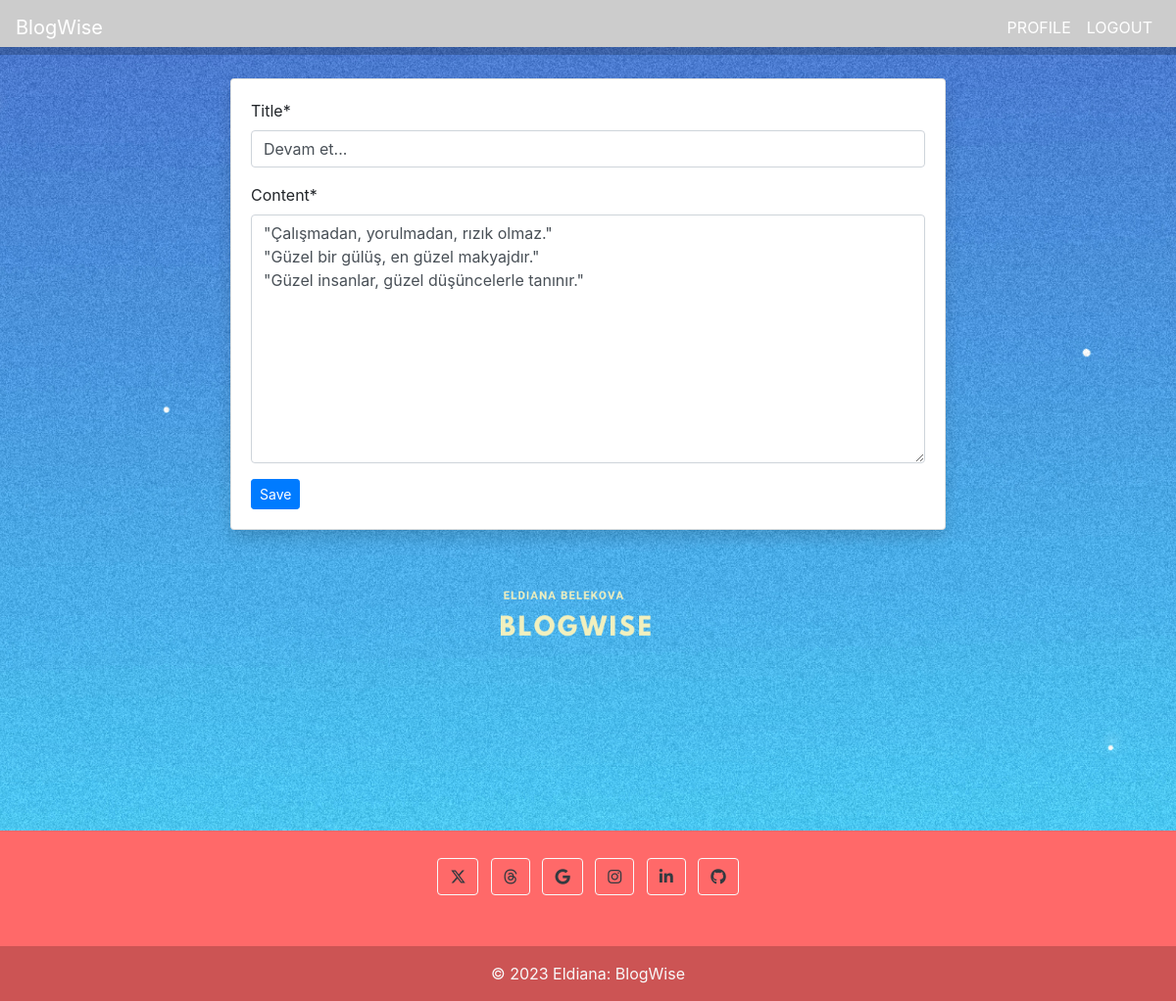
/post_edit/13/ (signed in), run on the app's committed database.
### blogs/models.py (models this page shows, shortened)
class PostModel(models.Model):
    title = models.CharField(max_length=100)
    content = models.TextField()
    author = models.ForeignKey(User, on_delete=models.CASCADE)
    date_created = models.DateTimeField(auto_now_add=True)
    class Meta:
        ordering = ('-date_created',)

### blogs/views.py (the view)
# urls.py: path('post_edit/<int:pk>/', views.post_edit, name='blog-post-edit'),
@login_required
def post_edit(request, pk):
   post = PostModel.objects.get(id=pk)
   if request.method == 'POST':
      form = PostUpdateForm(request.POST, instance=post)
      if form.is_valid():
         form.save()
         return redirect('blog-post-detail', pk=post.id)
   else:
      form = PostUpdateForm(instance=post)
   context = {
      'post': post,
      'form': form,
   }
   return render(request, 'blogs/post_edit.html', context)

### blogs/forms.py
class PostUpdateForm(forms.ModelForm):
    class Meta:
        model = PostModel
        fields = ('title', 'content')

### templates/blogs/post_edit.html (shortened to what this page needs)
{% extends 'partials/base.html' %}
{% load crispy_forms_tags %}
{% block content %}
<div class="cov">
    <div class="container">
        <div class="row mt-5 pt-3">
            <div class="col-md-8 offset-md-2">
                <div class="card my-3 shadow">
                    <div class="card-body">
                        <form method="POST">
                            {{ form|crispy }}
                            <input class="btn btn-primary btn-sm" type="submit" value="Save">
                        </form>
                    </div>
                </div>
            </div>
        </div>
    </div>
</div>
{% endblock %}

### static/styles.css (style rules this page uses)
.cov { background: url('/media/er.png'); background-position: center; background-repeat: no-repeat; background-size: cover; height: 100vh; }

### data on the page
PostModel: title "Devam et...", content "\"Çalışmadan, yorulmadan, rızık olmaz.\" \"Güzel bir gülüş, en güzel makyajdır.\" \"Güzel insanlar, güzel düşüncelerle tanınır.\""
